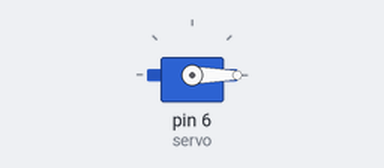
Bench run of a sketch on a simulated Arduino Uno, built with avr-gcc and run on an emulated ATmega328P. On the bench: servo.

Above: at 0.05 s.
At 1.4 s:
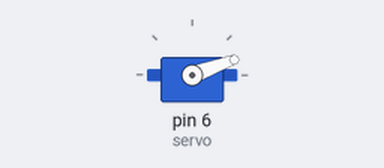
At 2.75 s:
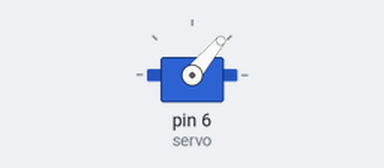
At 5.5 s:
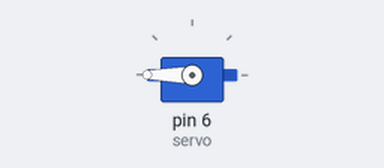
Timing chart, 0 to 7.2 s (numbered marks = the images above):
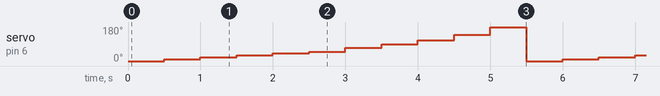

The sketch:

servo.ino
```cpp
#include <Servo.h>

Servo servo;

void setup()
{
    servo.attach(6);
}

const int angles[] = {0, 10, 20, 30, 40, 50, 70, 90, 110, 140, 180};
const int delay_ms = 500;

void loop()
{
    for (size_t i = 0; i < sizeof(angles) / sizeof(int); ++i) {
        servo.write(angles[i]);
        delay(delay_ms);
    }
}
```

Measured:
- by itself, servo on pin 6 (servo): repeats every 5.5 s: 20° 0.50 s, 30° 0.50 s, 40° 0.50 s, 50° 0.50 s, 70° 0.50 s, 90° 0.50 s, 110° 0.50 s, 140° 0.50 s, 180° 0.50 s, 0° 0.50 s, 10° 0.50 s
